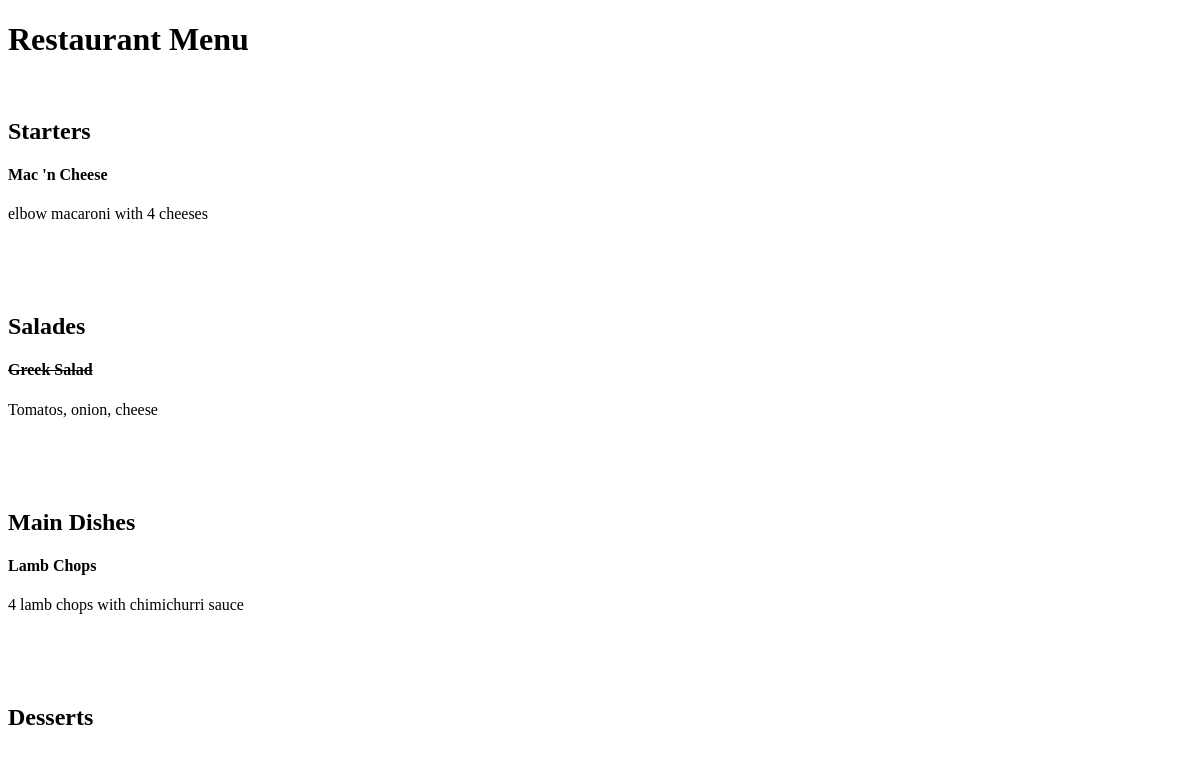
Before: / with the older database file.
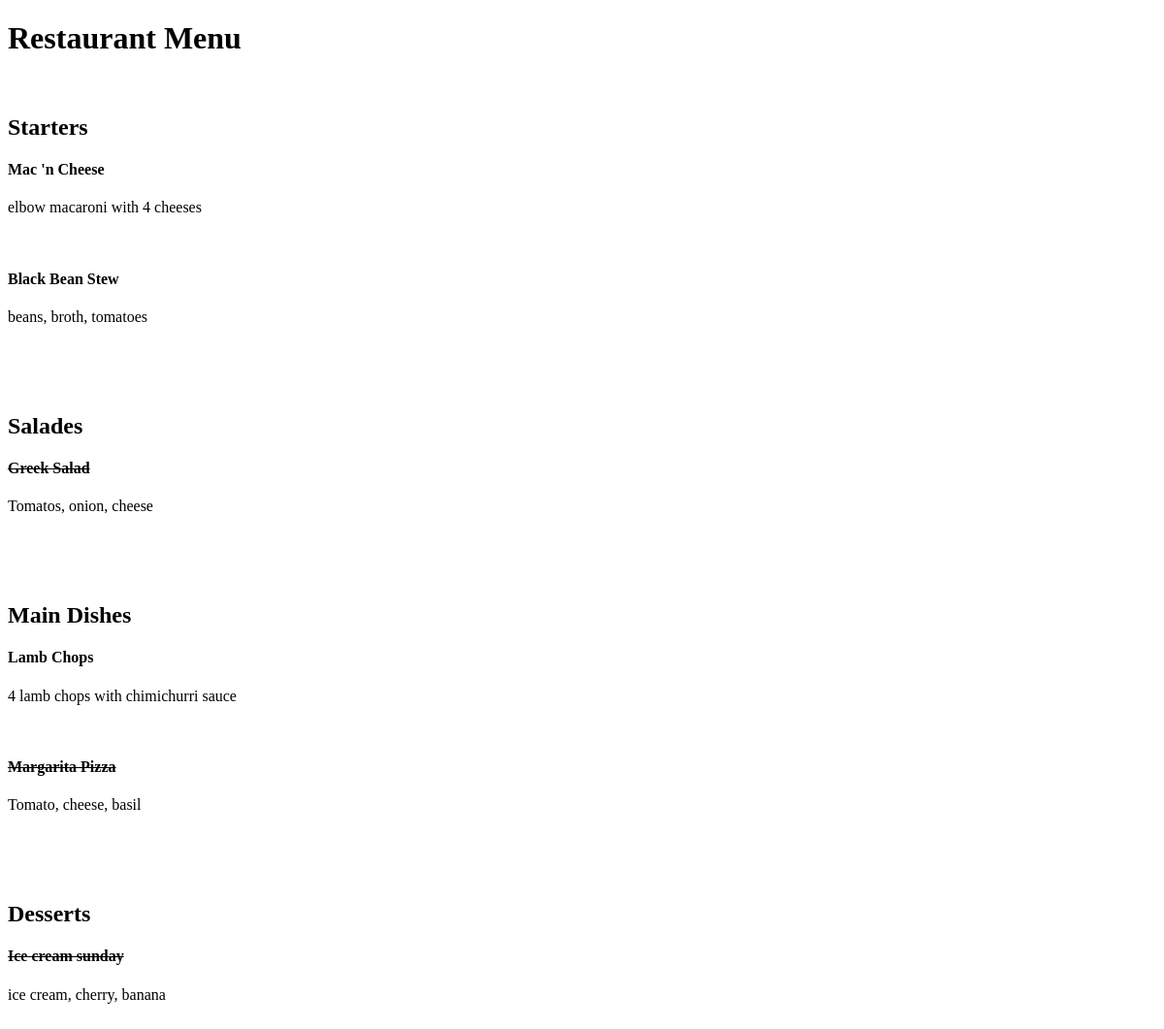
After: the same page with the newer database file.
### restaurant_menu/models.py (models this page shows, shortened)
class Item(models.Model):
	meal = models.CharField(max_length=200, unique=True)
	desc = models.CharField(max_length=2000)
	price = models.DecimalField(decimal_places=2, max_digits=5)
	category = models.CharField(max_length=500, choices=CATEGORY)
	author = models.ForeignKey(User, on_delete=models.PROTECT)  # If the user is deleted from the tabel, none of its creations will be deleted
	is_available = models.IntegerField(choices=AVAILABILITY, default=0)
	creation_date = models.DateTimeField(auto_now_add=True)
	update_date = models.DateTimeField(auto_now=True)

### restaurant_menu/views.py (the view)
# urls.py: path("", views.MenuList.as_view(), name="home")
class MenuList(generic.ListView):
	queryset = Item.objects.order_by("creation_date")
	template_name = "index.html"
	def get_context_data(self, **kwargs):
		context = super().get_context_data(**kwargs)
		context["meals"] = CATEGORY
		context["available"] = AVAILABILITY
		return context

### templates/index.html (shortened to what this page needs)
<!DOCTYPE html>
<html lang="en">
<head>
</head>
<body>
<h1>Restaurant Menu</h1>
<br>
{% for meal in meals %}
<h2>{{ meal.1 }}</h2>
    {% for m in item_list %}
        {% if m.category == meal.0 %}
            {% if m.is_available == 1 %}
                <h4>{{ m.meal }}</h4>
            {% else %}
                <h4 style="text-decoration: line-through;" title="Sold Out">{{ m.meal }}</h4>
            {% endif %}
            <p>{{ m.desc }}</p>
            <br>
        {% endif %}
    {% endfor %}
<br> <br>
{% endfor %}
</body>
</html>

Changed rows visible on the page:
added Item: meal "Black Bean Stew", desc "beans, broth, tomatoes", shown under "Starters"
added Item: meal "Margarita Pizza", desc "Tomato, cheese, basil", shown under "Main Dishes"
added Item: meal "Ice cream sunday", desc "ice cream, cherry, banana", shown under "Desserts"
